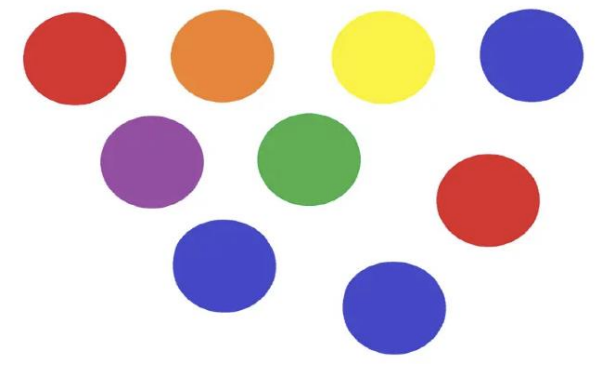
#> input picture LabExam/exp9/color.PNG, 596 x 375 px, found by its file name
$ python Coloimage.py
#> lines starting #> are read from the running program, lines starting #| are printed output that depends on the picture; after the words box and inside, x2 and y2 are one past the last pixel; in counts of white or black regions, pixels touching at a corner belong together
import cv2
import numpy as np
#In open cv we have BGR not RGB
#so first we need to load the image and after that we convert the BGR colour
#image to HSV color.
img = cv2.imread('color.png')
#> img is the input picture: shape (375, 596, 3); mean B, G, R 213.2, 209.6, 222.3
hsv = cv2.cvtColor(img, cv2.COLOR_BGR2HSV)
#> hsv: shape (375, 596, 3); mean H, S, V 32, 51.1, 238.5
#After that you need to determine the lower and upper range for your colors
#you can use imutils for this propose. basically in the above image we are
#going to Detect the three blue colors.
lower_range = np.array([110,50,50])
upper_range = np.array([130,255,255])
#After that we need to create the mask of our image.
mask = cv2.inRange(hsv, lower_range, upper_range)
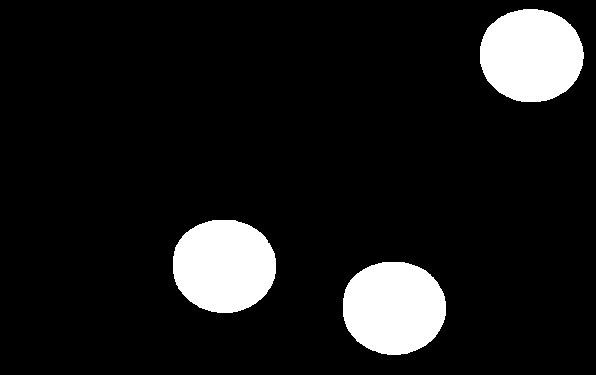
#> mask: shape (375, 596); 10.3% white; 3 white regions, box (x1, y1, x2, y2) and area: (480, 9, 584, 102) 7675, (173, 220, 276, 313) 7670, (343, 262, 446, 355) 7665
#And at the end we need to show the image and mask.
cv2.imshow('image', img)
cv2.imshow('mask', mask)
cv2.waitKey(10000)
cv2.destroyAllWindows()
